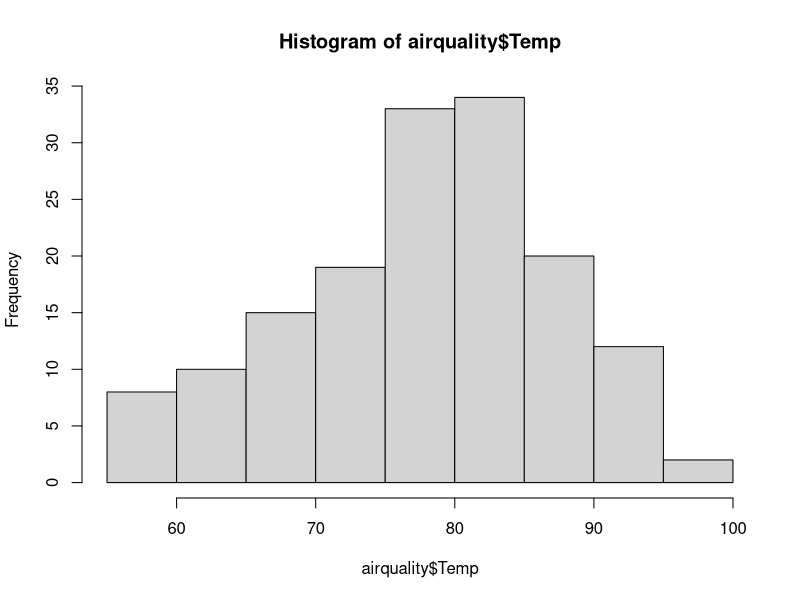
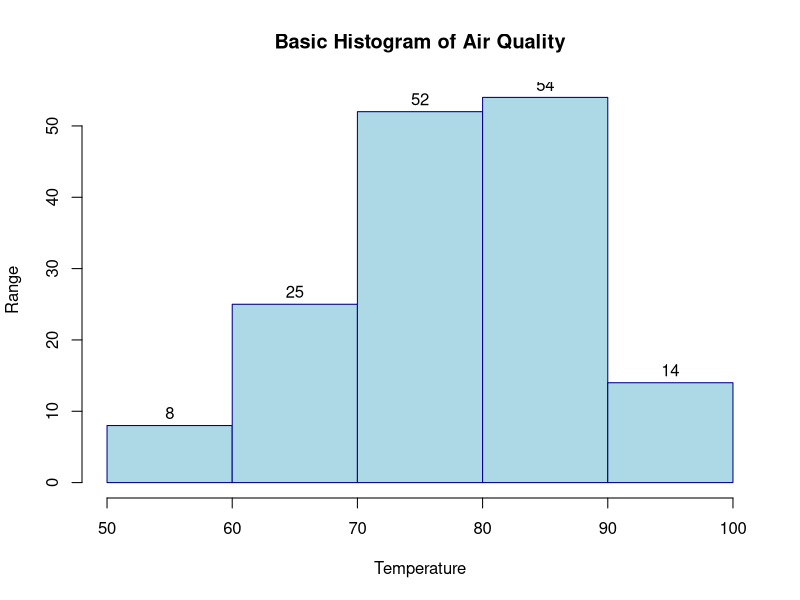
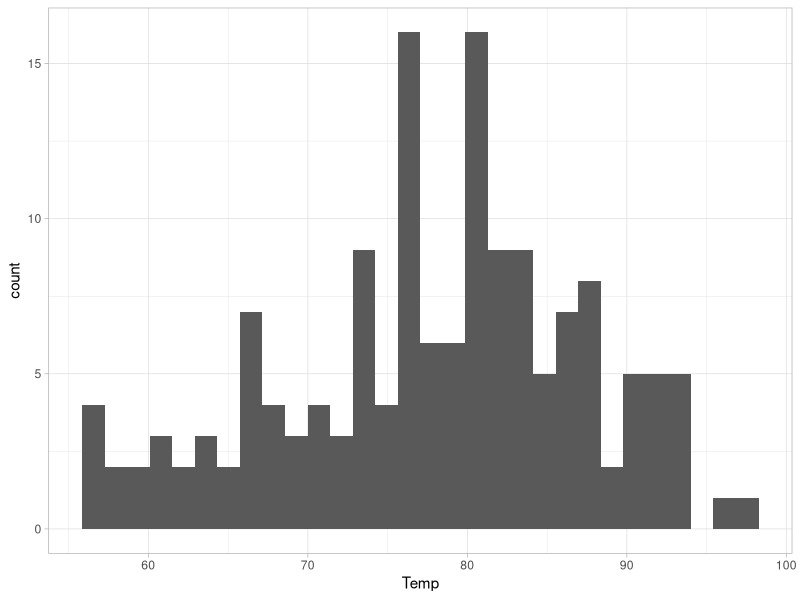
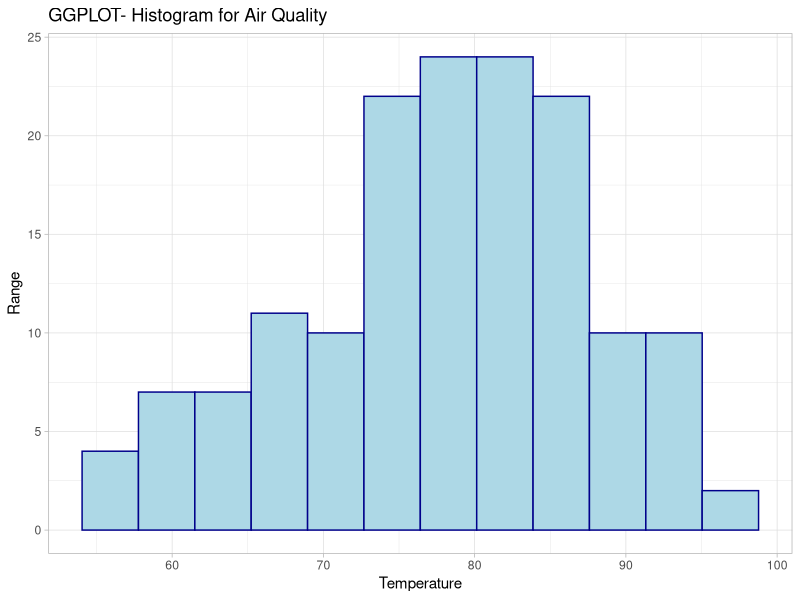
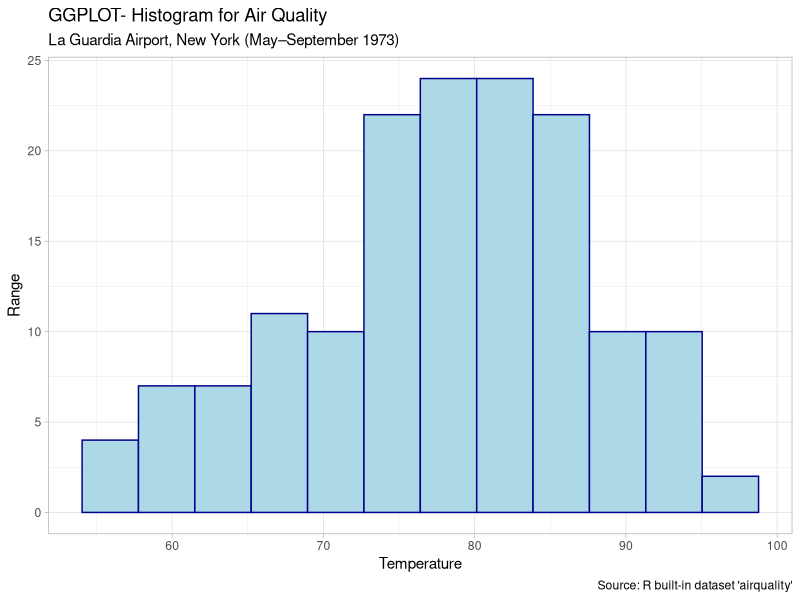

Source code (R) for these figures, in order:
#Load dataset
airquality
class(airquality)
View(airquality)

#Basic histogram
hist(airquality$Temp)

#Adding labels and colours
hist(airquality$Temp,
     breaks=5,
     main= "Basic Histogram of Air Quality",
     xlab= "Temperature",
     ylab= "Range",
     labels=TRUE,
     col = "lightblue",
     border = "darkblue")

#plottting histogram using GGPLOT2

#basic histogram using ggplot
library(ggplot2)
ggplot(
  airquality,
  aes(x=Temp)
)+
  geom_histogram() +
  theme_light()

# Adding title , colours and lables
ggplot(
  airquality,
  aes(x=Temp)
)+
  geom_histogram(
    bins = 12,
    fill = "lightblue",
    col = "darkblue")+
   labs(
     title= "GGPLOT- Histogram for Air Quality",
     x = "Temperature",
     y = "Range" ) +
 
  theme_light()

#Enchanced by adding subtitle and captions
ggplot(
  airquality,
  aes(x=Temp)
)+
  geom_histogram(
    bins = 12,
    fill = "lightblue",
    col = "darkblue")+
  labs(
    title= "GGPLOT- Histogram for Air Quality",
    subtitle = "La Guardia Airport, New York (May–September 1973)",
    caption = "Source: R built-in dataset 'airquality'",
    x = "Temperature",
    y = "Range" ) +
  
  theme_light()


help("labs")
